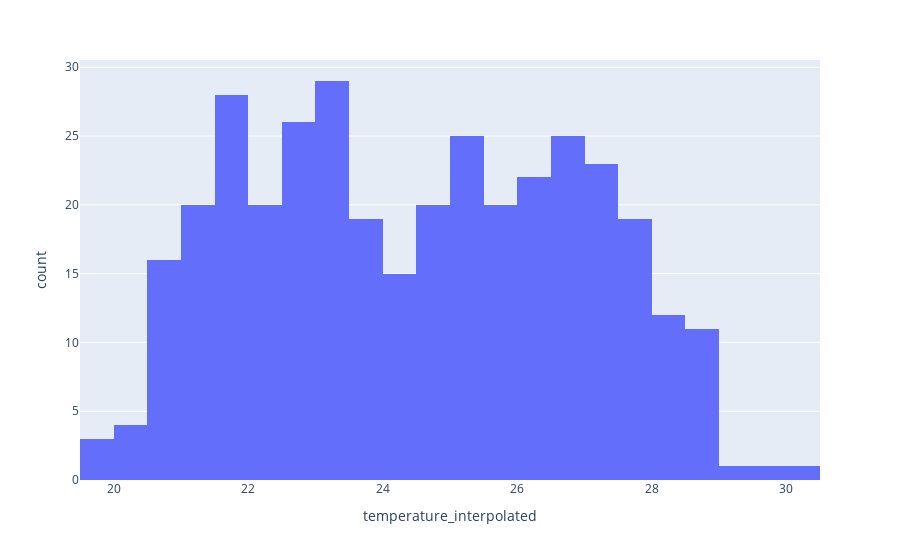

Write notebook code for a chart like this one.
### Markdown cell above
Having above results  efore moving forward to modeling I'm going to check stationarity with Augmented Dickey-Fuller test.

### Code cell
# First let's see the distribution of temperature levels
fig = px.histogram(weather_data, x="temperature_interpolated")
fig.show()

### Figure 1 — Plotly figure (JSON) as saved in the notebook; plotly's stock layout.template omitted (floating-point values rounded to 4 significant figures; data arrays with more than 128 entries replaced by an {"elided": "..."} marker saying what was removed)
{"data": [{"alignmentgroup": "True", "bingroup": "x", "hovertemplate": "temperature_interpolated=%{x}<br>count=%{y}<extra></extra>", "legendgroup": "", "marker": {"color": "#636efa"}, "name": "", "offsetgroup": "", "orientation": "v", "showlegend": false, "type": "histogram", "x": {"elided": "360 float values"}, "xaxis": "x", "yaxis": "y"}], "layout": {"barmode": "relative", "legend": {"tracegroupgap": 0}, "margin": {"t": 60}, "xaxis": {"anchor": "y", "domain": [0, 1], "title": {"text": "temperature_interpolated"}}, "yaxis": {"anchor": "x", "domain": [0, 1], "title": {"text": "count"}}}}
